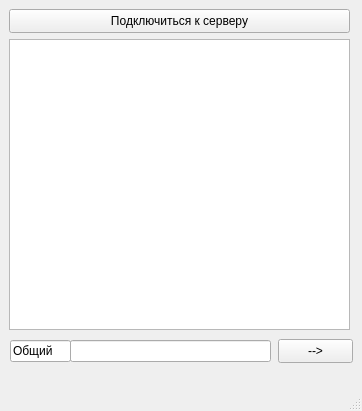
<?xml version="1.0" encoding="UTF-8"?>
<ui version="4.0">
 <class>MainWindow</class>
 <widget class="QMainWindow" name="MainWindow">
  <property name="geometry">
   <rect>
    <x>0</x>
    <y>0</y>
    <width>362</width>
    <height>411</height>
   </rect>
  </property>
  <property name="windowTitle">
   <string>QtЧат</string>
  </property>
  <widget class="QWidget" name="centralwidget">
   <widget class="QPushButton" name="ConnectButton">
    <property name="geometry">
     <rect>
      <x>9</x>
      <y>9</y>
      <width>341</width>
      <height>24</height>
     </rect>
    </property>
    <property name="text">
     <string>Подключиться к серверу</string>
    </property>
   </widget>
   <widget class="QTextBrowser" name="textBrowser">
    <property name="geometry">
     <rect>
      <x>9</x>
      <y>39</y>
      <width>341</width>
      <height>291</height>
     </rect>
    </property>
   </widget>
   <widget class="QLineEdit" name="lineEdit">
    <property name="geometry">
     <rect>
      <x>70</x>
      <y>340</y>
      <width>201</width>
      <height>22</height>
     </rect>
    </property>
   </widget>
   <widget class="QPushButton" name="SendButton">
    <property name="geometry">
     <rect>
      <x>278</x>
      <y>339</y>
      <width>75</width>
      <height>24</height>
     </rect>
    </property>
    <property name="text">
     <string>--&gt;</string>
    </property>
   </widget>
   <widget class="QLineEdit" name="SendToEdit">
    <property name="geometry">
     <rect>
      <x>10</x>
      <y>340</y>
      <width>61</width>
      <height>22</height>
     </rect>
    </property>
    <property name="text">
     <string>Общий</string>
    </property>
   </widget>
  </widget>
  <widget class="QMenuBar" name="menubar">
   <property name="geometry">
    <rect>
     <x>0</x>
     <y>0</y>
     <width>362</width>
     <height>22</height>
    </rect>
   </property>
  </widget>
  <widget class="QStatusBar" name="statusbar"/>
 </widget>
 <resources/>
 <connections/>
</ui>
